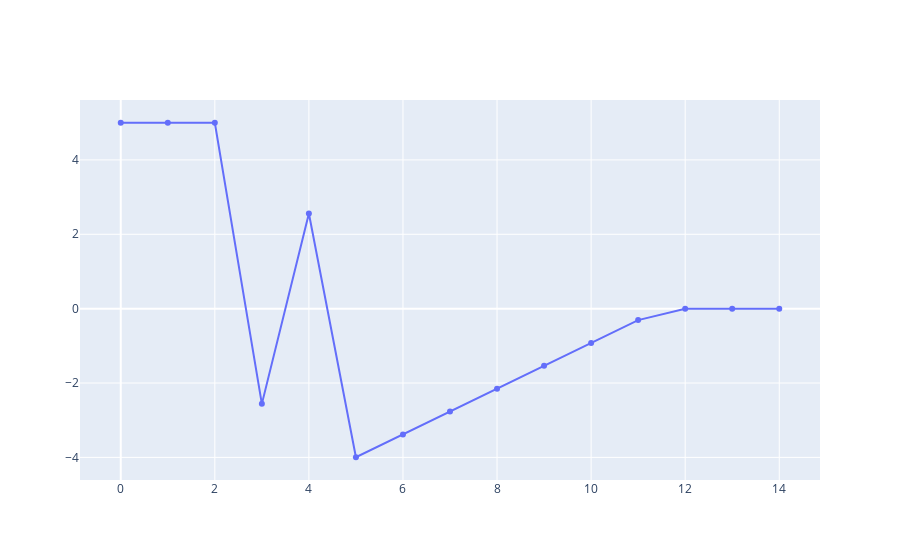

Notebook cell for this chart:
### Code cell
fig = go.Figure()
fig.add_trace(go.Scatter(
    y=u_traj[0,:],
    name="paddle vel"
))
fig.show()

### Figure 1 — Plotly figure (JSON) as saved in the notebook; plotly's stock layout.template omitted (floating-point values rounded to 4 significant figures)
{"data": [{"name": "paddle vel", "type": "scatter", "y": [5, 5, 5, -2.561, 2.561, -3.997, -3.382, -2.767, -2.152, -1.537, -0.9223, -0.3074, 0, 0, 0]}], "layout": {}}
